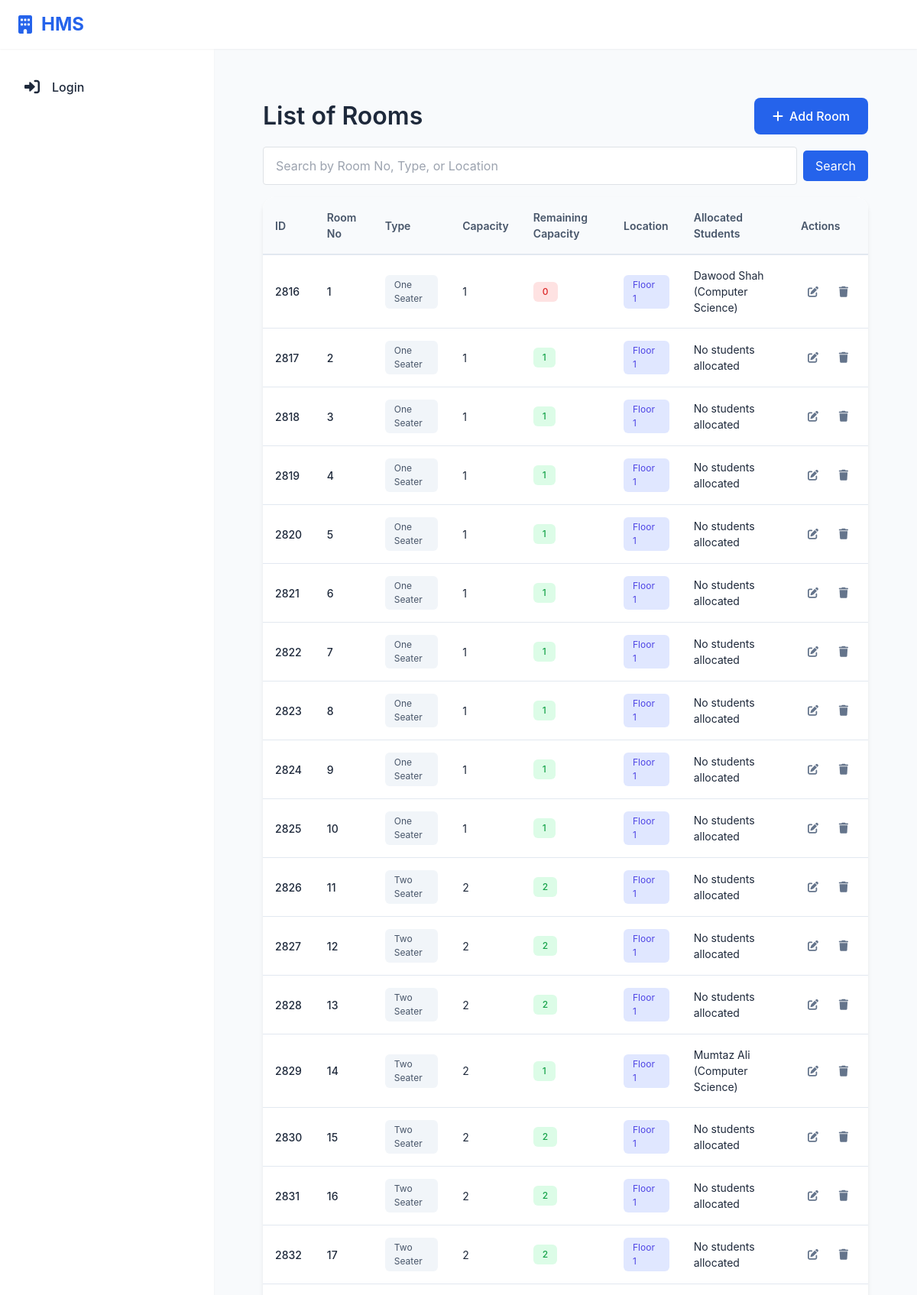
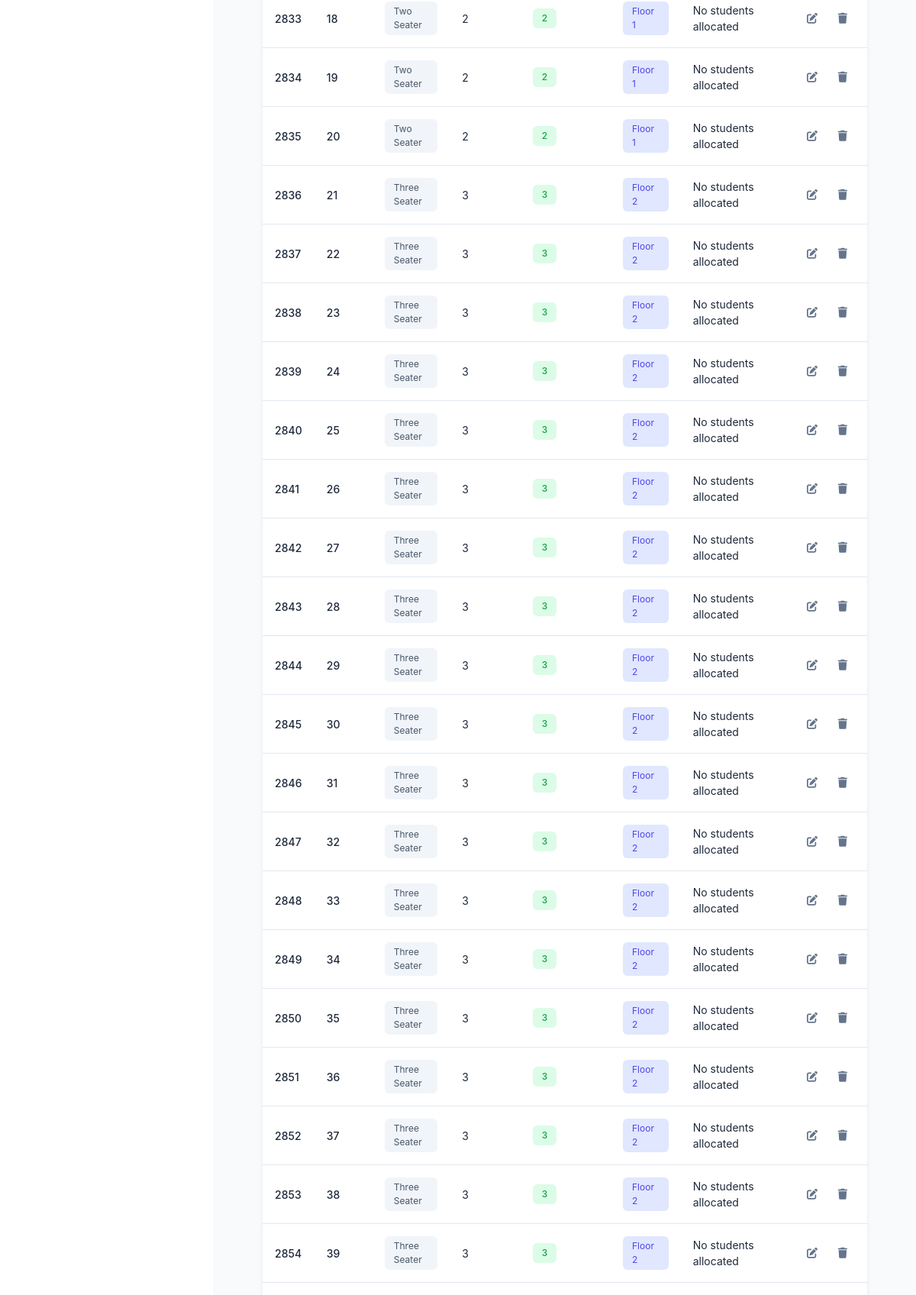
Page /hostel/rooms/ (upper part) on the committed database (2 pictures, top to bottom).
### hostel/models.py (models this page shows, shortened)
class Room(models.Model):
    Room_ID = models.AutoField(primary_key=True)
    Room_Type = models.CharField(max_length=20)
    Capacity = models.IntegerField()
    Location = models.CharField(max_length=100)
    Room_No = models.CharField(max_length=10, unique=True)
    Floor_No = models.IntegerField()
    Students_Alloted = models.IntegerField(default=0)
    Hostel_ID = models.ForeignKey('Hostel', on_delete=models.CASCADE)
    room_type_info = models.ForeignKey('RoomType', on_delete=models.SET_NULL, null=True)
    Price = models.DecimalField(max_digits=10, decimal_places=2, default=0)  # Add price field with default value 0
    is_available = models.BooleanField(default=True)  # Room availability status
    @property
    def remaining_capacity(self):
        return self.Capacity - self.Students_Alloted

class Student(models.Model):
    Room_ID = models.ForeignKey(Room, on_delete=models.SET_NULL, null=True, related_name="students")
    Hostel_ID = models.ForeignKey(Hostel, on_delete=models.SET_NULL, null=True)
    PAYMENT_STATUS_CHOICES = [
        ('NOT_PAID', 'Not Paid'),
        ('PARTIALLY_PAID', 'Partially Paid'),
        ('FULLY_PAID', 'Fully Paid'),
    ]
    Student_ID = models.AutoField(primary_key=True)
    Registration_Number = models.CharField(max_length=20, unique=True, null=True, blank=True)
    user = models.OneToOneField(User, on_delete=models.CASCADE, null=True)
    profile_picture = models.ImageField(upload_to='student_profiles/', null=True, blank=True)
    F_Name = models.CharField(max_length=50)
    L_Name = models.CharField(max_length=50)
    Contact_Info = models.CharField(max_length=100)
    Address = models.TextField()
    Department = models.CharField(max_length=100)
    FatherName = models.CharField(max_length=50)
    fee_status = models.CharField(max_length=20, choices=PAYMENT_STATUS_CHOICES, default='NOT_PAID')
    total_paid_amount = models.DecimalField(max_digits=10, decimal_places=2, default=0)
    room_price = models.DecimalField(max_digits=10, decimal_places=2, default=0)
    total_fee = models.DecimalField(max_digits=10, decimal_places=2, default=0)  # Added for storing total fee
    paid_installment_count = models.IntegerField(default=0)  # Added missing field

### hostel/views.py (the view)
# urls.py: path('rooms/', views.list_rooms, name='list_rooms'),
def list_rooms(request):
    rooms = Room.objects.all().prefetch_related('students')
    search_query = request.GET.get('search', '')
    if search_query:
        rooms = rooms.filter(
            Q(Room_No__icontains=search_query) |
            Q(Room_Type__icontains=search_query) |
            Q(Location__icontains=search_query)
        )
    for room in rooms:
        room.allocated_students = room.students.all().values(
            'Student_ID',
            'F_Name',
            'L_Name',
            'Department',
            'fee_status'
        )
        if not hasattr(room, 'remaining_capacity'):
            room.remaining_capacity = room.Capacity - room.allocated_students.count()
    context = {
        'rooms': rooms,
        'search_query': search_query,
    }
    return render(request, 'room_management/list_rooms.html', context)

### hostel/templates/room_management/list_rooms.html (shortened to what this page needs)
{% extends 'base.html' %}
{% block content %}
{% load static %}
<div class="container-fluid">
    <div class="header-section">
        <h1 class="page-title">List of Rooms</h1>
        <a href="{% url 'add_room' %}" class="add-room-btn">
            <i class="fas fa-plus"></i>
            Add Room
        </a>
    </div>
    <form method="GET" action="{% url 'list_rooms' %}" class="search-container">
        <input type="text" name="search" class="search-input" placeholder="Search by Room No, Type, or Location" value="{{ search_query }}">
        <button type="submit" class="search-btn">Search</button>
    </form>
    <div class="table-container">
        <table class="room-table">
            <thead>
                <tr>
                    <th>ID</th>
                    <th>Room No</th>
                    <th>Type</th>
                    <th>Capacity</th>
                    <th>Remaining Capacity</th>
                    <th>Location</th>
                    <th>Allocated Students</th>
                    <th>Actions</th>
                </tr>
            </thead>
            <tbody>
                {% for room in rooms %}
                    {% if search_query %}
                        {% if search_query in room.Room_No or search_query in room.Room_Type or search_query in room.Location %}
                            <tr class="highlight">
                        {% else %}
                            <tr>
                        {% endif %}
                    {% else %}
                        <tr>
                    {% endif %}
                        <td class="room-id">{{ room.Room_ID }}</td>
                        <td class="room-no">{{ room.Room_No }}</td>
                        <td>
                            <span class="room-type">{{ room.Room_Type }}</span>
                        </td>
                        <td>{{ room.Capacity }}</td>
                        <td>
                            <span class="capacity-badge {% if room.remaining_capacity == 0 %}capacity-full{% else %}capacity-available{% endif %}">
                                {{ room.remaining_capacity }}
                            </span>
                        </td>
                        <td>
                            <span class="location-badge">{{ room.Location }}</span>
                        </td>
                        <td>
                            <ul class="student-list">
                                {% for student in room.allocated_students %}
                                    <div class="student-info">
                                        {{ student.F_Name }} {{ student.L_Name }} ({{ student.Department }})
                                    </div>
                                {% empty %}
                                    No students allocated
                                {% endfor %}
                            </ul>
                        </td>
                        <td>
                            <div class="action-buttons">
                                <a href="{% url 'edit_room' room.Room_ID %}" class="action-btn edit-btn">
                                    <i class="fas fa-edit"></i>
                                </a>
                                <form action="{% url 'delete_room' room.Room_ID %}" method="post" class="d-inline">
                                    <button type="submit" class="action-btn delete-btn">
                                        <i class="fas fa-trash"></i>
                                    </button>
                                </form>
                            </div>
                        </td>
                    </tr>
                {% empty %}
                    <tr>
                        <td colspan="8" class="text-center">No rooms found.</td>
                    </tr>
                {% endfor %}
            </tbody>
        </table>
    </div>
</div>
{% endblock %}

### hostel/static/css/showcase_notice.css (style rules this page uses)
:root { --primary-color: #4a6fdc; --primary-hover: #3d5cba; --success-color: #28a745; --danger-color: #dc3545; --warning-color: #ffc107; --light-gray: #f8f9fa; --medium-gray: #e9ecef; --dark-gray: #343a40; --border-color: #dee2e6; --shadow: 0 0.125rem 0.25rem rgba(0, 0, 0, 0.075); --transition: all 0.2s ease-in-out; }
.form-control, input[type="text"], input[type="file"], textarea, select { padding: 0.75rem 1rem; border: 1px solid var(--border-color); border-radius: 0.25rem; font-size: 1rem; width: 100%; transition: var(--transition); }

### hostel/static/css/admin_showcasenotices.css (style rules this page uses)
.action-buttons { display: flex; gap: 0.5rem; }

### hostel/templates/base.html (style rules this page uses)
:root { --primary-color: #2563eb; --background-color: #f8fafc; --text-color: #1e293b; --sidebar-width: 280px; --header-height: 64px; --shadow-sm: 0 1px 2px 0 rgb(0 0 0 / 0.05); }
* { margin: 0; padding: 0; box-sizing: border-box; }
body { font-family: 'Inter', system-ui, -apple-system, sans-serif; background: var(--background-color); color: var(--text-color); min-height: 100vh; position: relative; }

### hostel/templates/room_management/list_rooms.html (style rules this page uses)
.container-fluid { padding: 2rem; }
.header-section { display: flex; justify-content: space-between; align-items: center; margin-bottom: 1rem; }
.header-section h1 { color: #1e293b; font-size: 2rem; font-weight: 600; }
.search-container { display: flex; align-items: center; gap: 0.5rem; }
.search-input { width: 300px; padding: 0.5rem; border: 1px solid #ddd; border-radius: 5px; font-size: 0.9rem; }
.search-btn { background-color: #2563eb; color: white; padding: 0.5rem 1rem; border: none; border-radius: 5px; cursor: pointer; transition: background 0.2s; }
.add-room-btn { display: inline-flex; align-items: center; gap: 0.5rem; background: #2563eb; color: white; padding: 0.75rem 1.5rem; border-radius: 0.5rem; font-weight: 500; text-decoration: none; transition: all 0.2s; }
.table-container { background: white; border-radius: 1rem; box-shadow: 0 4px 6px -1px rgba(0, 0, 0, 0.1); overflow-x: auto; margin-top: 1rem; }
.room-table { width: 100%; border-collapse: collapse; }
.room-table thead { position: sticky; top: 0; background: white; z-index: 10; }
.room-table thead th { background: #f8fafc; color: #475569; font-weight: 600; font-size: 0.875rem; padding: 1rem; text-align: left; border-bottom: 2px solid #e2e8f0; }
.room-table tbody td { padding: 1rem; border-bottom: 1px solid #e2e8f0; font-size: 0.875rem; color: #1e293b; }
.room-id { font-weight: 500; color: #2563eb; }
.room-no { font-weight: 500; }
.room-type { display: inline-block; padding: 0.25rem 0.75rem; background: #f1f5f9; border-radius: 0.375rem; font-size: 0.75rem; color: #475569; }
.capacity-badge { display: inline-flex; align-items: center; padding: 0.25rem 0.75rem; border-radius: 0.375rem; font-size: 0.75rem; font-weight: 500; }
.capacity-full { background: #fee2e2; color: #dc2626; }
.capacity-available { background: #dcfce7; color: #16a34a; }
.location-badge { display: inline-block; padding: 0.25rem 0.75rem; background: #e0e7ff; color: #4f46e5; border-radius: 0.375rem; font-size: 0.75rem; }
.student-list { list-style: none; padding: 0; margin: 0; }
.action-buttons { display: flex; gap: 0.5rem; }
.action-btn { display: inline-flex; align-items: center; justify-content: center; width: 2rem; height: 2rem; border-radius: 0.375rem; border: none; background: transparent; color: #64748b; cursor: pointer; transition: all 0.2s; }

### rows in the picture
Room: Room_ID "2816", Room_No "1", Room_Type "One Seater", Capacity "1", remaining_capacity "0", Location "Floor 1"
Student: F_Name "Dawood", L_Name "Shah", Department "Computer Science"
Room: Room_ID "2817", Room_No "2", Room_Type "One Seater", Capacity "1", remaining_capacity "1", Location "Floor 1"
Room: Room_ID "2818", Room_No "3", Room_Type "One Seater", Capacity "1", remaining_capacity "1", Location "Floor 1"
Room: Room_ID "2819", Room_No "4", Room_Type "One Seater", Capacity "1", remaining_capacity "1", Location "Floor 1"
Room: Room_ID "2820", Room_No "5", Room_Type "One Seater", Capacity "1", remaining_capacity "1", Location "Floor 1"
Room: Room_ID "2821", Room_No "6", Room_Type "One Seater", Capacity "1", remaining_capacity "1", Location "Floor 1"
Room: Room_ID "2822", Room_No "7", Room_Type "One Seater", Capacity "1", remaining_capacity "1", Location "Floor 1"
Room: Room_ID "2823", Room_No "8", Room_Type "One Seater", Capacity "1", remaining_capacity "1", Location "Floor 1"
Room: Room_ID "2824", Room_No "9", Room_Type "One Seater", Capacity "1", remaining_capacity "1", Location "Floor 1"
Room: Room_ID "2825", Room_No "10", Room_Type "One Seater", Capacity "1", remaining_capacity "1", Location "Floor 1"
Room: Room_ID "2826", Room_No "11", Room_Type "Two Seater", Capacity "2", remaining_capacity "2", Location "Floor 1"
Room: Room_ID "2827", Room_No "12", Room_Type "Two Seater", Capacity "2", remaining_capacity "2", Location "Floor 1"
Room: Room_ID "2828", Room_No "13", Room_Type "Two Seater", Capacity "2", remaining_capacity "2", Location "Floor 1"
Room: Room_ID "2829", Room_No "14", Room_Type "Two Seater", Capacity "2", remaining_capacity "1", Location "Floor 1"
Student: F_Name "Mumtaz", L_Name "Ali", Department "Computer Science"
Room: Room_ID "2830", Room_No "15", Room_Type "Two Seater", Capacity "2", remaining_capacity "2", Location "Floor 1"
Room: Room_ID "2831", Room_No "16", Room_Type "Two Seater", Capacity "2", remaining_capacity "2", Location "Floor 1"
Room: Room_ID "2832", Room_No "17", Room_Type "Two Seater", Capacity "2", remaining_capacity "2", Location "Floor 1"
Room: Room_ID "2833", Room_No "18", Room_Type "Two Seater", Capacity "2", remaining_capacity "2", Location "Floor 1"
Room: Room_ID "2834", Room_No "19", Room_Type "Two Seater", Capacity "2", remaining_capacity "2", Location "Floor 1"
Room: Room_ID "2835", Room_No "20", Room_Type "Two Seater", Capacity "2", remaining_capacity "2", Location "Floor 1"
Room: Room_ID "2836", Room_No "21", Room_Type "Three Seater", Capacity "3", remaining_capacity "3", Location "Floor 2"
Room: Room_ID "2837", Room_No "22", Room_Type "Three Seater", Capacity "3", remaining_capacity "3", Location "Floor 2"
Room: Room_ID "2838", Room_No "23", Room_Type "Three Seater", Capacity "3", remaining_capacity "3", Location "Floor 2"
Room: Room_ID "2839", Room_No "24", Room_Type "Three Seater", Capacity "3", remaining_capacity "3", Location "Floor 2"
Room: Room_ID "2840", Room_No "25", Room_Type "Three Seater", Capacity "3", remaining_capacity "3", Location "Floor 2"
Room: Room_ID "2841", Room_No "26", Room_Type "Three Seater", Capacity "3", remaining_capacity "3", Location "Floor 2"
Room: Room_ID "2842", Room_No "27", Room_Type "Three Seater", Capacity "3", remaining_capacity "3", Location "Floor 2"
Room: Room_ID "2843", Room_No "28", Room_Type "Three Seater", Capacity "3", remaining_capacity "3", Location "Floor 2"
Room: Room_ID "2844", Room_No "29", Room_Type "Three Seater", Capacity "3", remaining_capacity "3", Location "Floor 2"
Room: Room_ID "2845", Room_No "30", Room_Type "Three Seater", Capacity "3", remaining_capacity "3", Location "Floor 2"
Room: Room_ID "2846", Room_No "31", Room_Type "Three Seater", Capacity "3", remaining_capacity "3", Location "Floor 2"
Room: Room_ID "2847", Room_No "32", Room_Type "Three Seater", Capacity "3", remaining_capacity "3", Location "Floor 2"
Room: Room_ID "2848", Room_No "33", Room_Type "Three Seater", Capacity "3", remaining_capacity "3", Location "Floor 2"
Room: Room_ID "2849", Room_No "34", Room_Type "Three Seater", Capacity "3", remaining_capacity "3", Location "Floor 2"
Room: Room_ID "2850", Room_No "35", Room_Type "Three Seater", Capacity "3", remaining_capacity "3", Location "Floor 2"
Room: Room_ID "2851", Room_No "36", Room_Type "Three Seater", Capacity "3", remaining_capacity "3", Location "Floor 2"
Room: Room_ID "2852", Room_No "37", Room_Type "Three Seater", Capacity "3", remaining_capacity "3", Location "Floor 2"
Room: Room_ID "2853", Room_No "38", Room_Type "Three Seater", Capacity "3", remaining_capacity "3", Location "Floor 2"
Room: Room_ID "2854", Room_No "39", Room_Type "Three Seater", Capacity "3", remaining_capacity "3", Location "Floor 2"
